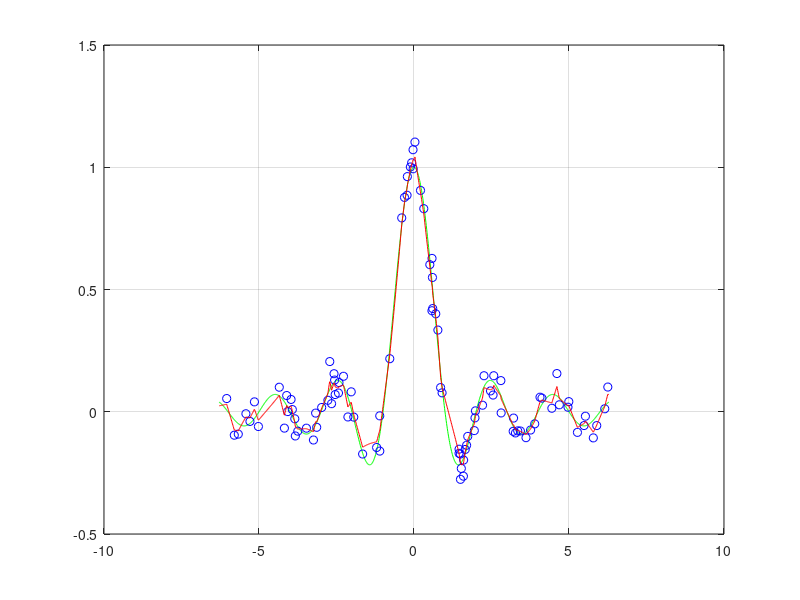

Here is the MATLAB script that generated this plot:
clear
close all
clc

%% Regression in multi-dimension problems
% The following example is mono variable to be able of drawing graphs.
m = 1000;
n = 100;                                 % samples
d = 1;                                   % dimension of the problem
sigma = .05;                             % variance of the noise

%If we have large noise value, then we need more samples and taking the
%average value we are able to find the original signal.

XT = linspace(-2*pi, 2*pi, m)';
YT = sinc(XT);

X = rand(n,d)*4*pi - 2*pi;               % calculations to have samples in the same range of the sin [-2pi, 2pi]
Y = sinc(X) + sigma * randn(n,1);

figure, box on, hold on, grid on
plot(XT,YT,'g');
plot(X,Y,'ob');

% NOTE: for cycles and if statements are deprecated in matlab language,
% because they get the code slower.

%% Kernel method
% min_w || X w - y ||^2 + lambda ||w||^2
% X = [phi(x_1)',...,phi(x_n)']
% w = X' * alpha
% alpha = (Q+ lambda * I)^{-1} y
% Q_{i,j} = phi(x_i)' * phi(x_j) = exp(gamma * ||x_i - x_j||^2)
% f(x) = w' phi(x) = sum_{i=1}^n alpha phi(x_i) phi(x)
%                  = sum_{i=1}^n exp(-gamma*||x_i - x||^2)

% First we do this with for loops (slow naive version)
Q = zeros(n,n);
% for i = 1:n
%    for j = i:n
%       tmp = X(i,:) - X(j,:);
%       tmp = tmp * tmp';                        % for the squared norm
%       Q(i,j) = exp(-gamma * tmp);
%       Q(j,i) = Q(i,j);                         % since Q is symmetric I can do this
%       % Matrixes are stored like in Fortran, by columns
%       % So the difference between the j = 1:n and making all computation
%       % and this version using the symmetry is that this version is not
%       % twice as fast
%    end
% end

% Correct way to do it, with computation of f(x)
lambda = .1;                                    % big: more flat (i try to regularize the function); small: solution will be more complex                                     
gamma = 1;                                      % small: more flat line; big: line passes through all points (very non-linear). This because gamma works like the inverse of the variance, where the gaussian is centered in every point. For gamma->Inf we have a dirac's delta
Q = exp(-gamma * pdist2(X,X));                  % point-wise distance of each element. O(n^2 * d)
alpha = (Q + lambda * eye(n,n))\Y;              % O(n^2) cost of this (= cost of the n x n matrix inversion). This is important because we have to compute this lots of times
YP = exp(-gamma * pdist2(XT,X)) * alpha;        % optimal way to do it. O(m*n*d + n*m) = O(m*n*d). I don't like n in this complexity (major drawback of this algorithm)
% Case lambda = 0 and gamma very small: no regularization = the solution
% will pass through all points, no matter the value of gamma. All the
% exp() will go to 1, so the difference between the values will be very
% small

% Naive way to compute f(x)
% YP = zeros(m,1);
% for i = 1:m
%    for j = 1:n
%        tmp = XT(i,:) - X(j,:);
%        tmp = tmp * tmp';
%        YP(i) = YP(i) + alpha(j) * exp(-gamma * tmp);
%    end
% end

plot(XT,YP,'r');